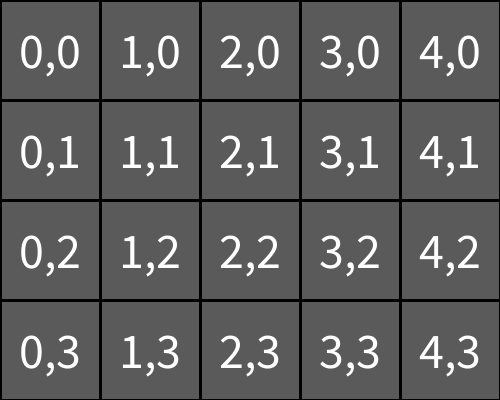
Frame 1 (no input)
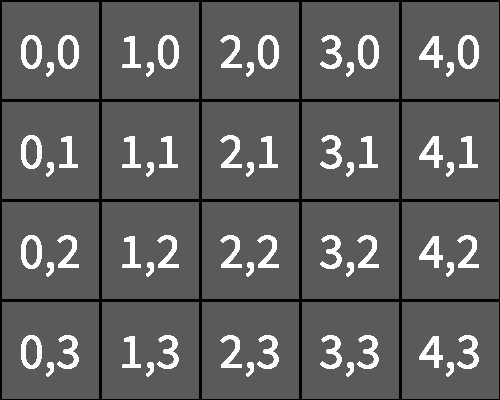
Frame 60 (the mouse pressed at the canvas centre just before this capture)
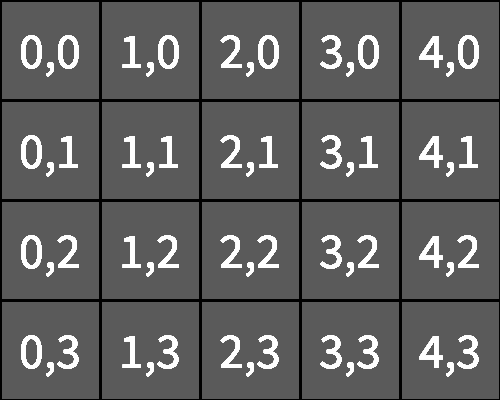
Frame 120 (the mouse held since frame 60 and released just before this capture)

The Processing sketch that drew these frames (run headless with seeded random() and noise(); from frame 60 on, the mouse is pressed at the canvas centre):

// Processing sketch: rows_and_cols
// ── rows_and_cols.pde
int scale = 100, w = 0, h = 0;

void setup() {
  size(500, 400);
  background(90);
  w = width/scale;
  h = height/scale;
}

void draw() {
  for (int i = 0; i < w; i++)
    for (int j = 0; j < h; j++) {
      int x = i*scale;
      int y = j*scale;
      noFill();
      strokeWeight(3);
      rect(x, y, scale, scale);
      textAlign(CENTER, CENTER);
      textSize(50);
      text(i+","+j, x+scale/2, y+scale/2);
    }
}
